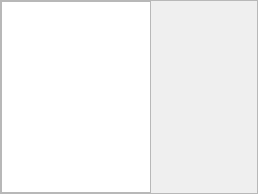
           <widget class="QWidget" name="tab_5">
            <attribute name="title">
             <string>其他功能</string>
            </attribute>
            <layout class="QVBoxLayout" name="verticalLayout_5">
             <property name="spacing">
              <number>0</number>
             </property>
             <property name="leftMargin">
              <number>0</number>
             </property>
             <property name="topMargin">
              <number>0</number>
             </property>
             <property name="rightMargin">
              <number>0</number>
             </property>
             <property name="bottomMargin">
              <number>0</number>
             </property>
             <item>
              <widget class="QFrame" name="frame_6">
               <property name="frameShape">
                <enum>QFrame::StyledPanel</enum>
               </property>
               <property name="frameShadow">
                <enum>QFrame::Raised</enum>
               </property>
               <layout class="QHBoxLayout" name="horizontalLayout_6" stretch="1,8">
                <property name="spacing">
                 <number>0</number>
                </property>
                <property name="leftMargin">
                 <number>0</number>
                </property>
                <property name="topMargin">
                 <number>0</number>
                </property>
                <property name="rightMargin">
                 <number>0</number>
                </property>
                <property name="bottomMargin">
                 <number>0</number>
                </property>
                <item>
                 <widget class="QListWidget" name="listWidget_6">
                  <property name="minimumSize">
                   <size>
                    <width>150</width>
                    <height>0</height>
                   </size>
                  </property>
                  <property name="focusPolicy">
                   <enum>Qt::NoFocus</enum>
                  </property>
                 </widget>
                </item>
                <item>
                 <widget class="QStackedWidget" name="stackedWidget_6">
                  <property name="currentIndex">
                   <number>1</number>
                  </property>
                  <widget class="QWidget" name="page_11"/>
                  <widget class="QWidget" name="page_12"/>
                 </widget>
                </item>
               </layout>
              </widget>
             </item>
            </layout>
           </widget>
